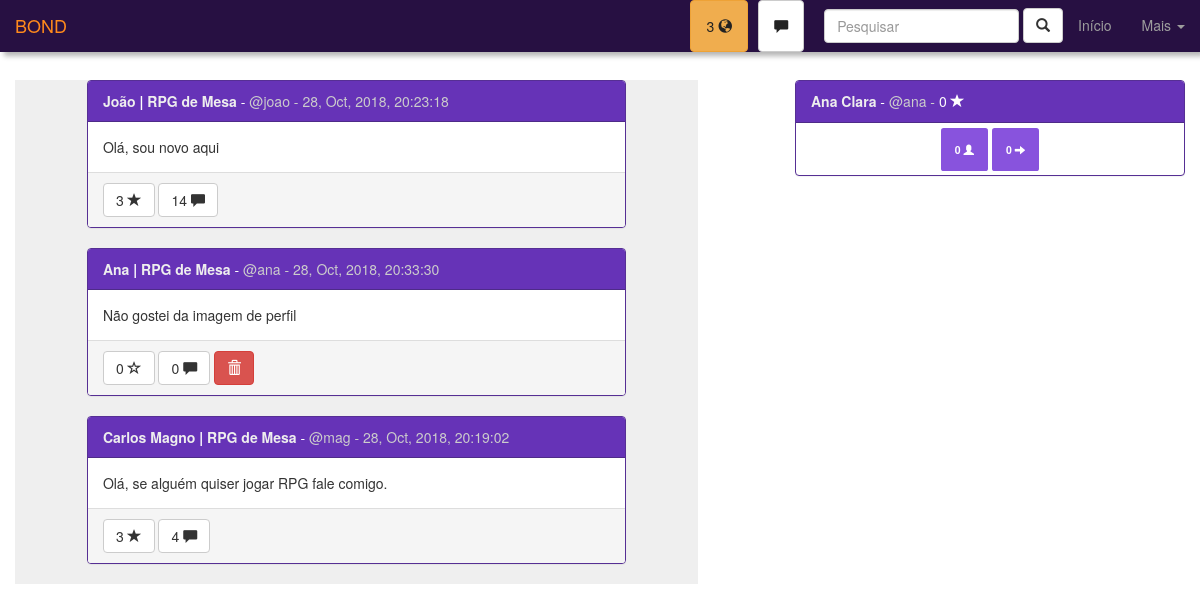
The app's page /home.php (signed in), older data.
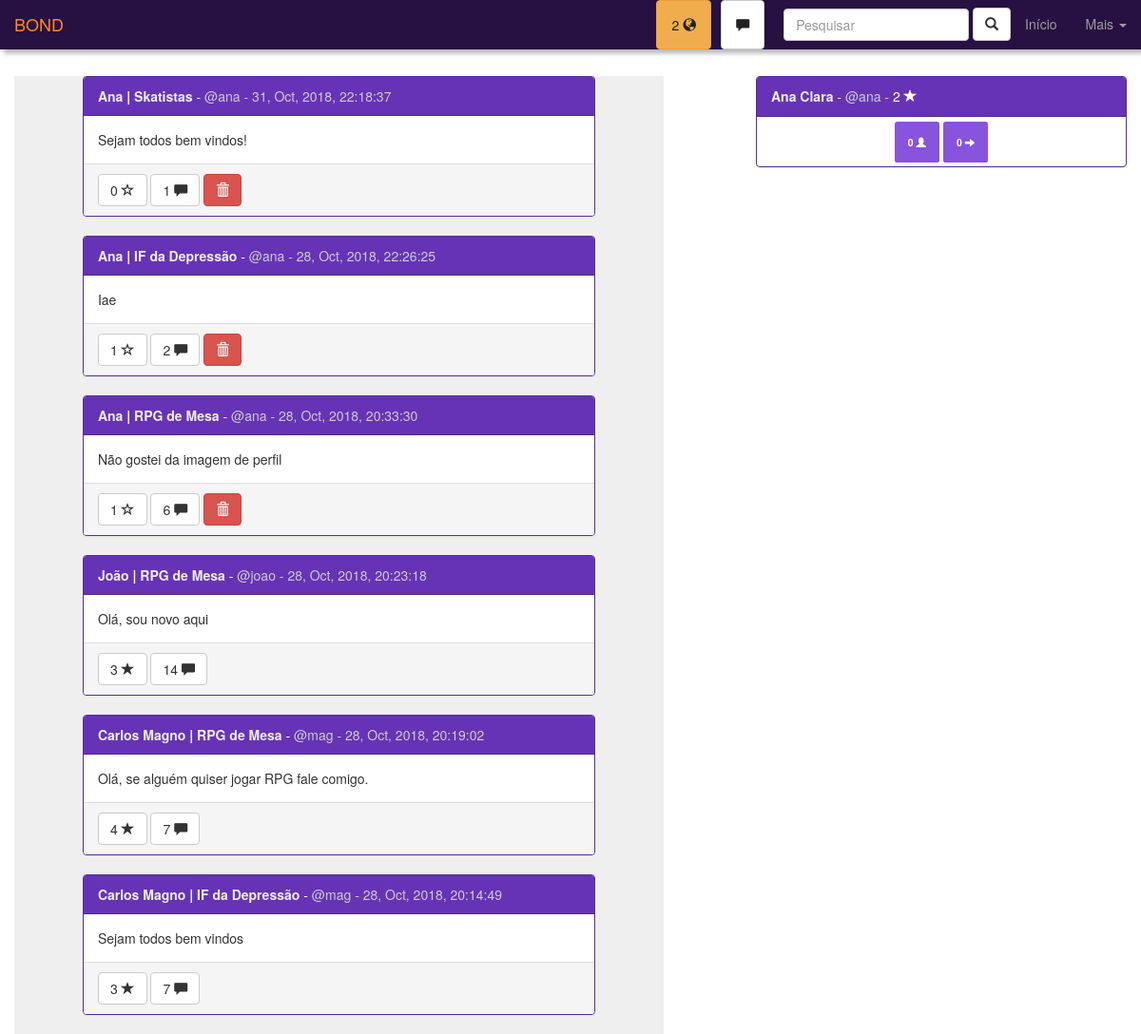
The same page, newer data.
### tables this page shows
CREATE TABLE IF NOT EXISTS `posts` (
  `id_post` int(11) NOT NULL AUTO_INCREMENT,
  `user` int(11) NOT NULL,
  `community` int(11) NOT NULL,
  `post_text` text NOT NULL,
  `post_pic` varchar(200) DEFAULT NULL,
  `r_date` datetime DEFAULT CURRENT_TIMESTAMP,
  `likes` int(11) DEFAULT '0',
  PRIMARY KEY (`id_post`)
);

CREATE TABLE IF NOT EXISTS `users` (
  `id_user` int(11) NOT NULL AUTO_INCREMENT,
  `username` varchar(20) NOT NULL,
  `first_name` varchar(60) NOT NULL,
  `last_name` varchar(80) NOT NULL,
  `birthday` date NOT NULL,
  `profile_pic` varchar(200) DEFAULT 'assets/img/default-user-icon.png',
  `passwd` varchar(32) NOT NULL,
  `r_date` datetime NOT NULL DEFAULT CURRENT_TIMESTAMP,
  `gender` enum('M','F','O') DEFAULT NULL,
  `stars` int(11) DEFAULT '0',
  PRIMARY KEY (`id_user`)
);

CREATE TABLE IF NOT EXISTS `communities` (
  `id_community` int(11) NOT NULL AUTO_INCREMENT,
  `community_name` varchar(100) NOT NULL,
  `r_date` datetime DEFAULT CURRENT_TIMESTAMP,
  `profile_pic` varchar(200) DEFAULT 'assets/img/default-community-icon.png',
  `community_description` varchar(500) DEFAULT NULL,
  `members` int(11) DEFAULT '0',
  PRIMARY KEY (`id_community`)
);

### home.php (the view, shortened to what the changed rows need)
<?php
include "inc/functions/connection.php";
$id_user = $_SESSION["id_user"];
$conn = connect();
$sql = "SELECT COUNT(*) as qnt FROM notifications WHERE user = $id_user AND seen = 'n'";
if($q = mysqli_query($conn, $sql)){
  $notifications = mysqli_fetch_assoc($q)["qnt"];
}else{
  $notifications = 0;
}
?>
<!DOCTYPE html>
<html lang="PT-BR">
  <head>
    <link href="css/bootstrap.min.css" rel="stylesheet">
    <link rel="stylesheet" href="css/pattern.css">
  </head>
<body>
<nav class="navbar navbar-inverse navbar-fixed-top" id="navbar-menu">
  <div class="container-fluid">
    <div class="collapse navbar-collapse" id="bs-example-navbar-collapse-1">
      <ul class="nav navbar-nav navbar-right">
      <li>
        <?php
        if($notifications>0){
          echo '<a href="notifications.php" title="Notificações" class="btn btn-warning notification-btn" id="dark-text-nav"
          style="margin:auto 5px">'.$notifications
          .' <span class="glyphicon glyphicon-globe"></span></a>';
        }else{
          echo '<a href="notifications.php" title="Notificações" class="btn btn-default notification-btn" id="dark-text-nav" style="margin:auto 5px">
          <span class="glyphicon glyphicon-globe"></span></a>';
        }
        ?></li>
      </ul>
    </div>
  </div>
</nav>
<div class="container" id="main-container">
<div class="row">
<div class="col-xs-12 col-lg-7">
<div class="row panel-gray">
    <div class="col-lg-10 col-lg-offset-1">
        <?php
         $conn = connect();
         $sql = "SELECT * FROM is_part_of WHERE user = $id_user";
         if($query = mysqli_query($conn, $sql)){
           $array = array();
           while($row = mysqli_fetch_assoc($query)){
             $array[] = $row;
            }
          $array2 = array();
          foreach($array as $communities){
            $id_community = $communities["community"];
            $sql = "SELECT *, date_format(posts.r_date, '%d, %b, %Y, %T') as data_f, UNIX_TIMESTAMP(posts.r_date) as utimestamp FROM posts
            JOIN users ON posts.user = users.id_user JOIN communities ON posts.community = communities.id_community
            WHERE community = '$id_community' ORDER BY posts.likes DESC, users.first_name";
            if($query2 = mysqli_query($conn, $sql)){
              while($post = mysqli_fetch_assoc($query2)){
                $array2[] = $post;
              }
            }
          }
          usort($array2, "organizer");
          foreach($array2 as $post){
            $text = $post["post_text"];
            $likes = $post["likes"];
            $id_post = $post["id_post"];
            $id_community = $post["id_community"];
            $sql = "SELECT count(*) as comments FROM comments WHERE post = $id_post";
            if($q = mysqli_query($conn, $sql)){
                $comments_qnt = mysqli_fetch_assoc($q)["comments"];
            }else{
                $comments_qnt = '';
            }
            if($post["user"] == $id_user){
              $link = "profile.php";
            }else{
              $link = "see_profile.php?p=".$post["user"];
            }
            echo "<div class='panel panel-primary'>
            <div class='panel-heading'><a href='$link' class='gray-text-link'><strong>".$post["first_name"]."</a> |
            <a href='see_community.php?c=$id_community' class='gray-text-link'>".$post["community_name"]
            ."</a></strong> - <span class='gray-text'>@".$post["username"]." - ";
            echo $post["data_f"]."</span></div>
            <div class='panel-body'>
             $text
            </div>
            <div class='panel-footer'> ";
            $sql = "SELECT * FROM likes WHERE post = $id_post AND user = $id_user";
            if(isset(mysqli_fetch_assoc(mysqli_query($conn, $sql))["post"])){
             echo "<a href='like_post.php?p=$id_post&m=unlike&l=home.php'
             title='Gostei' class='btn btn-default' id='like-btn'>$likes <span class='glyphicon glyphicon-star'>
             </span></a>";
            }else{
              echo "<a href='like_post.php?p=$id_post&m=like&l=home.php'
               title='Não gostei' class='btn btn-default' id='like-btn'>$likes <span class='glyphicon glyphicon-star-empty'>
               </span></a>";
            }
            echo " <a href='see_post.php?p=$id_post'
             title='Comentar' class='btn btn-default' id='like-btn'>".$comments_qnt." <span class='glyphicon glyphicon-comment'>
             </span></a>";
            if($post["id_user"] == $id_user){
             echo " <a href='del_post.php?p=$id_post&l=home.php'
             title='Apagar' class='btn btn-danger' id='like-btn'><span class='glyphicon glyphicon-trash'>
             </span></a>";
            }
            echo "</div>
          </div>";
          }
          }
        ?>
    </div>
</div>
</div>
<div class="col-xs-12 col-lg-4 col-lg-offset-1">
  <div class="row">
  <div class="panel panel-primary">
    <div class="panel-heading">
      <strong><a href='profile.php' class='gray-text-link'><?php
      $conn = connect();
      $sql = "SELECT * FROM users WHERE id_user = $id_user";
      if($query = mysqli_query($conn, $sql)){
        $user = mysqli_fetch_assoc($query);
        echo $user["first_name"].' '.$user["last_name"];
      }
      mysqli_close($conn);?>
      </a></strong>
      <?php
      echo ' - <span class="gray-text"> @'.$user["username"].' - </span>';
      ?>
          <?php echo $user["stars"] ?>
        <label class='glyphicon glyphicon-star'></label>
    </div>
    <div class="panel-body">
      <center>
        <label title='Seguidores' class='label label-default' style="padding:14px">
            <?php
           echo $user["followers"];
           ?>
        <label class='glyphicon glyphicon-user'></label></label>
        <label title='Seguindo' class='label label-default' style="padding:14px">
            <?php
           echo $user["following"];
           ?>
        <label class='glyphicon glyphicon-arrow-right'></label></label>
      </center>
    </div>
  </div>
  </div>
</div>
</div>
</div>
</body>
</html>

Row changes from the older to the newer data that the page shows:
added posts: users.first_name "Ana", communities.community_name "Skatistas", users.username "ana", data_f "31, Oct, 2018, 22:18:37", post_text "Sejam todos bem vindos!", likes "0", comments_qnt "1"
added posts: users.first_name "Ana", communities.community_name "IF da Depressão", users.username "ana", data_f "28, Oct, 2018, 22:26:25", post_text "Iae", likes "1", comments_qnt "2"
changed posts "Não gostei da imagem de perfil": likes "0" → "1"; comments_qnt "0" → "6"; moves up the list
changed posts "Olá, se alguém quiser jogar RPG fale comigo.": likes "3" → "4"; comments_qnt "4" → "7"
now on this page (row edited): posts: users.first_name "Carlos Magno", communities.community_name "IF da Depressão", users.username "mag", data_f "28, Oct, 2018, 20:14:49", post_text "Sejam todos bem vindos", likes "3", comments_qnt "7"
changed users "Ana": stars "0" → "2"
Text that changed along with them:
$notifications: "3" → "2"
